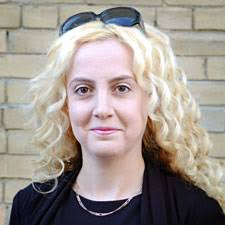
#> input picture python/open cv/veera2.jpg, 225 x 225 px
$ python letter_opertations.py
#> lines starting #> are read from the running program, lines starting #| are printed output that depends on the picture
import cv2
import numpy as np


img=cv2.imread("veera2.jpg")
#> img is the input picture: shape (225, 225, 3); mean B, G, R 144.7, 150.8, 160
ker=np.ones((5,1),np.float32)
print(ker)
img1=cv2.erode(img,ker,iterations=1)
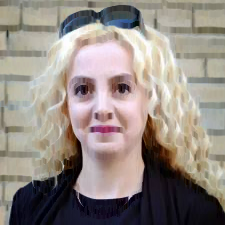
#> img1: shape (225, 225, 3); mean B, G, R 131.6, 138.3, 147.8
img2=cv2.dilate(img,ker,iterations=1)
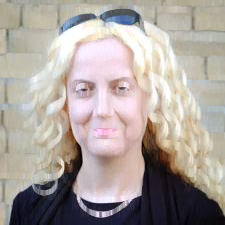
#> img2: shape (225, 225, 3); mean B, G, R 157.2, 162.7, 171.6
img3= cv2.morphologyEx(img, cv2.MORPH_OPEN, ker)
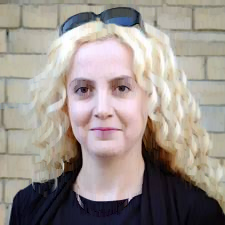
#> img3: shape (225, 225, 3); mean B, G, R 141.5, 147.8, 157
img4 = cv2.morphologyEx(img, cv2.MORPH_CLOSE, ker)
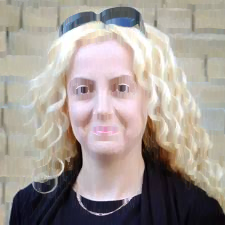
#> img4: shape (225, 225, 3); mean B, G, R 148.6, 154.8, 163.9
img5= cv2.morphologyEx(img, cv2.MORPH_GRADIENT, ker)
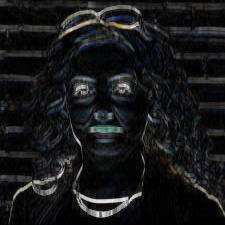
#> img5: shape (225, 225, 3); mean B, G, R 25.6, 24.3, 23.8
img6= cv2.morphologyEx(img, cv2.MORPH_TOPHAT, ker)
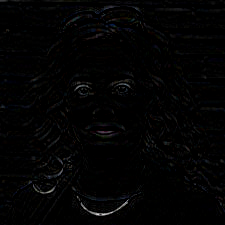
#> img6: shape (225, 225, 3); mean B, G, R 3.2, 3, 3
img7 = cv2.morphologyEx(img, cv2.MORPH_BLACKHAT, ker)
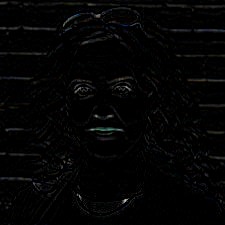
#> img7: shape (225, 225, 3); mean B, G, R 4, 4, 3.9


cv2.imshow("frame",img)
cv2.imshow("frame1",img1)
cv2.imshow("frame2",img2)
cv2.imshow("frame3",img3)
cv2.imshow("frame4",img4)
cv2.imshow("frame5",img5)
cv2.imshow("frame6",img6)
cv2.imshow("frame7",img7)
cv2.waitKey(0)

$ run again, with python/open cv/bhai.jpg copied over python/open cv/veera2.jpg
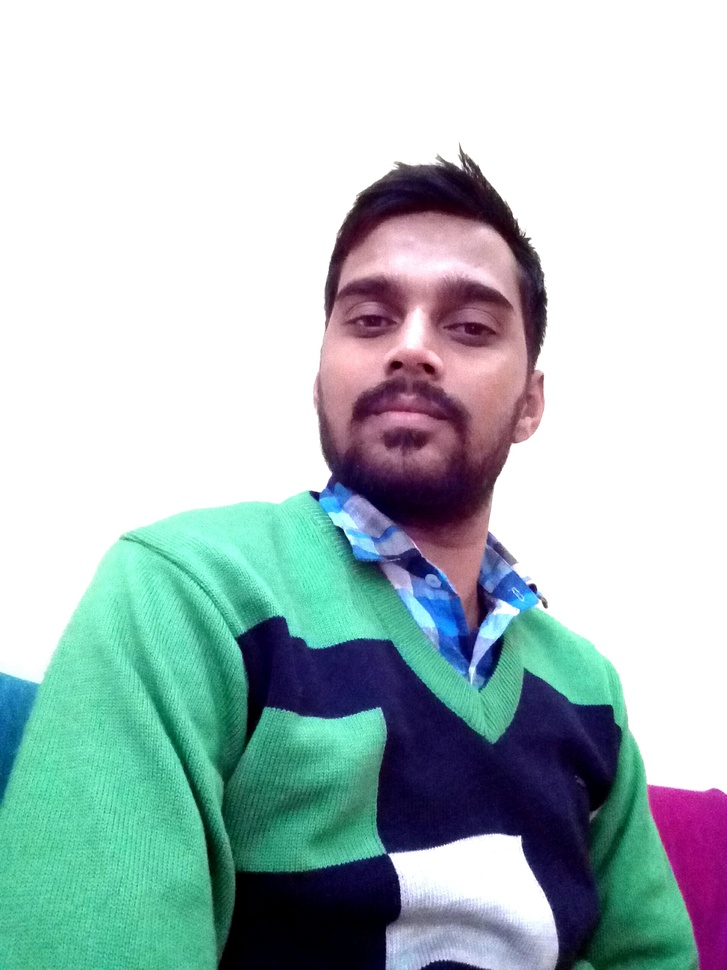
#> input picture python/open cv/bhai.jpg, 727 x 970 px, shrunk from 1920 x 2560 before the run
#> img is the input picture: shape (970, 727, 3); mean B, G, R 193.2, 192.3, 173.9
#> `img6= cv2.morphologyEx(img, cv2.MORPH_TOPHAT, ker)`:
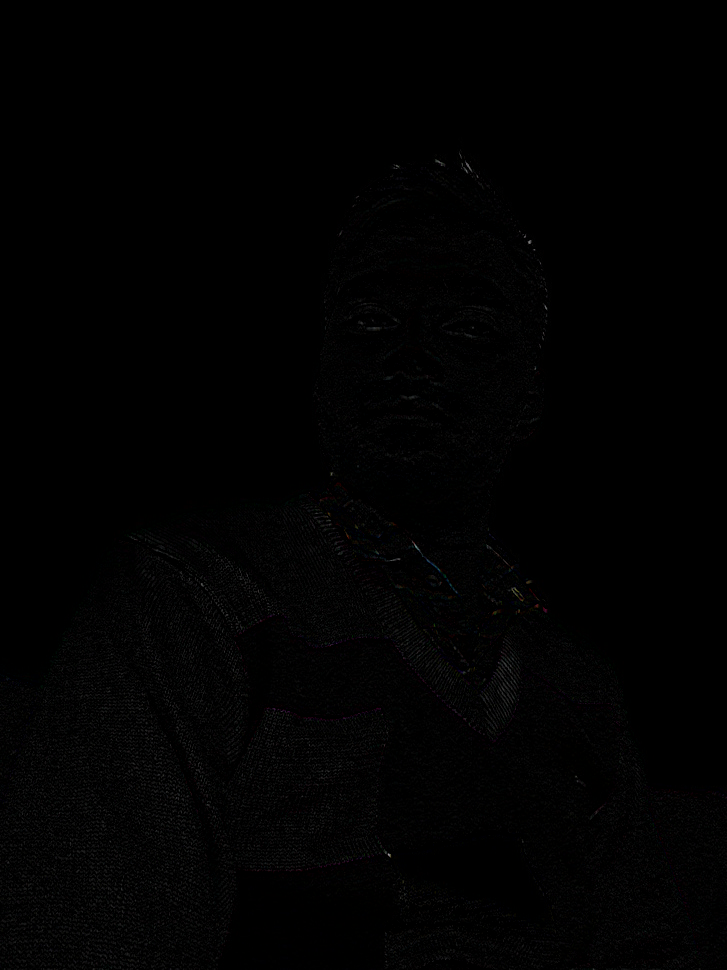
#> img6: shape (970, 727, 3); mean B, G, R 1.6, 1.5, 1.6
